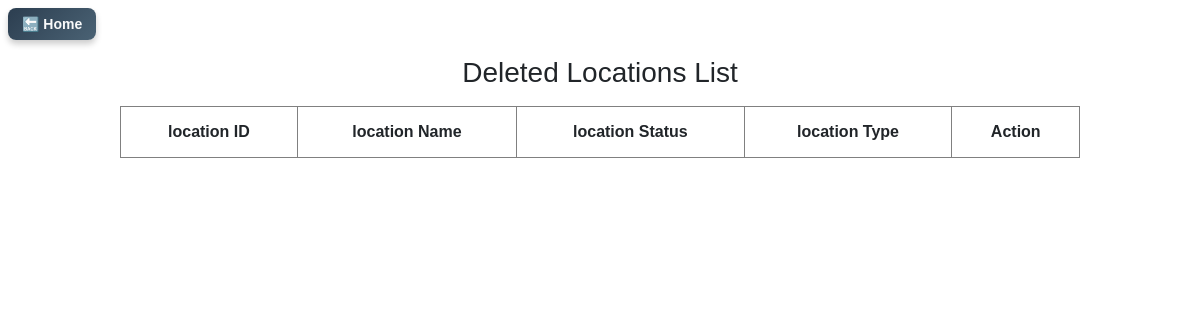
/binLocations.php, run on an earlier commit of the app's database.
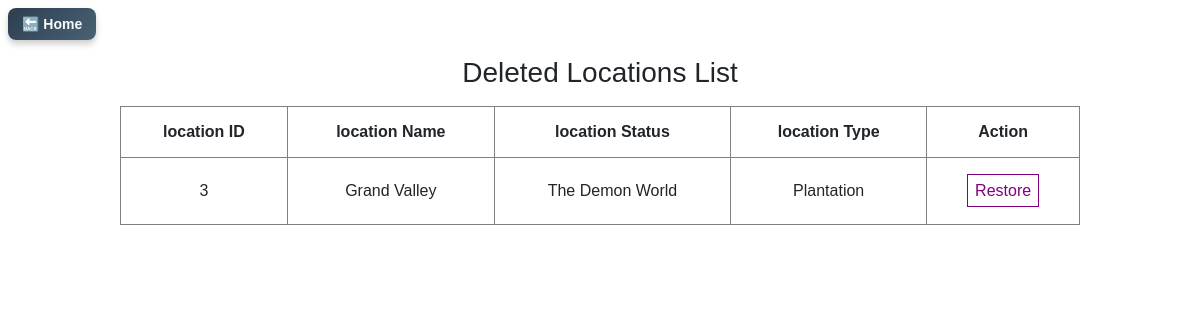
And on a later commit of the database.
### tables this page shows
CREATE TABLE `locations` (
  `locations_id` int(3) NOT NULL,
  `locations_name` varchar(100) NOT NULL,
  `locations_status` varchar(20) NOT NULL,
  `locations_type` varchar(10) NOT NULL,
  `child_id` int(3) NOT NULL,
  `observer_id` int(3) NOT NULL,
  `is_delete` bit(1) NOT NULL DEFAULT b'0'
);

### binLocations.php (the view, shortened to what this page needs)
<?php
include_once("config.php");
$locationsDel = mysqli_query($link, "SELECT * FROM locations WHERE is_delete=1 ORDER BY locations_id DESC");
?>
<html>
<head>
    <link rel="stylesheet" href="https://stackpath.bootstrapcdn.com/bootstrap/4.5.2/css/bootstrap.min.css">
</head>
<body>
    <a href="#" class="btn-custom ml-2 mt-2" onclick="history.back(); return false;">🔙 Home</a>
    <br /><br />
    <h3>Deleted Locations List</h3>
    <table width='80%' border=1>
        <tr>
            <th>location ID</th>
            <th>location Name</th>
            <th>
                location Status
            </th>
            <th>
                location Type
            </th>
            <th>
                Action
            </th>
        </tr>
        <?php
        while ($item = mysqli_fetch_array($locationsDel)) {
            echo "<tr>";
            echo "<td>" . $item['locations_id'] . "</td>";
            echo "<td>" . $item['locations_name'] . "</td>";
            echo "<td>" . $item['locations_status'] . "</td>";
            echo "<td>" . $item['locations_type'] . "</td>";
            echo "<td><a href='restoreLocations.php?id=$item[locations_id]'>Restore</a></td></tr>";
        }
        ?>
    </table>
</body>
</html>

What changed in the data, as far as the page shows it:
now on this page (row edited): locations: locations_id "3", locations_name "Grand Valley", locations_status "The Demon World", locations_type "Plantation"
